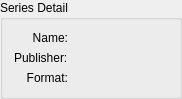
<?xml version="1.0" encoding="UTF-8"?>
<ui version="4.0">
 <class>SeriesDetail</class>
 <widget class="QGroupBox" name="SeriesDetail">
  <property name="geometry">
   <rect>
    <x>0</x>
    <y>0</y>
    <width>182</width>
    <height>88</height>
   </rect>
  </property>
  <property name="sizePolicy">
   <sizepolicy hsizetype="Expanding" vsizetype="Preferred">
    <horstretch>0</horstretch>
    <verstretch>0</verstretch>
   </sizepolicy>
  </property>
  <property name="windowTitle">
   <string>GroupBox</string>
  </property>
  <property name="title">
   <string>Series Detail</string>
  </property>
  <layout class="QFormLayout" name="formLayout">
   <property name="labelAlignment">
    <set>Qt::AlignRight|Qt::AlignTrailing|Qt::AlignVCenter</set>
   </property>
   <item row="0" column="0">
    <widget class="QLabel" name="label">
     <property name="text">
      <string>Name:</string>
     </property>
     <property name="alignment">
      <set>Qt::AlignRight|Qt::AlignTrailing|Qt::AlignVCenter</set>
     </property>
    </widget>
   </item>
   <item row="0" column="1">
    <widget class="QLabel" name="labelName">
     <property name="text">
      <string/>
     </property>
     <property name="textInteractionFlags">
      <set>Qt::TextBrowserInteraction</set>
     </property>
    </widget>
   </item>
   <item row="1" column="0">
    <widget class="QLabel" name="label_5">
     <property name="text">
      <string>Publisher:</string>
     </property>
    </widget>
   </item>
   <item row="1" column="1">
    <widget class="QLabel" name="labelPublisher">
     <property name="text">
      <string/>
     </property>
     <property name="textInteractionFlags">
      <set>Qt::TextBrowserInteraction</set>
     </property>
    </widget>
   </item>
   <item row="2" column="0">
    <widget class="QLabel" name="label_2">
     <property name="text">
      <string>Format:</string>
     </property>
     <property name="alignment">
      <set>Qt::AlignRight|Qt::AlignTrailing|Qt::AlignVCenter</set>
     </property>
    </widget>
   </item>
   <item row="2" column="1">
    <widget class="QLabel" name="labelFormat">
     <property name="text">
      <string/>
     </property>
     <property name="wordWrap">
      <bool>true</bool>
     </property>
     <property name="textInteractionFlags">
      <set>Qt::LinksAccessibleByKeyboard|Qt::LinksAccessibleByMouse|Qt::TextBrowserInteraction|Qt::TextSelectableByKeyboard|Qt::TextSelectableByMouse</set>
     </property>
    </widget>
   </item>
  </layout>
 </widget>
 <resources/>
 <connections/>
</ui>
